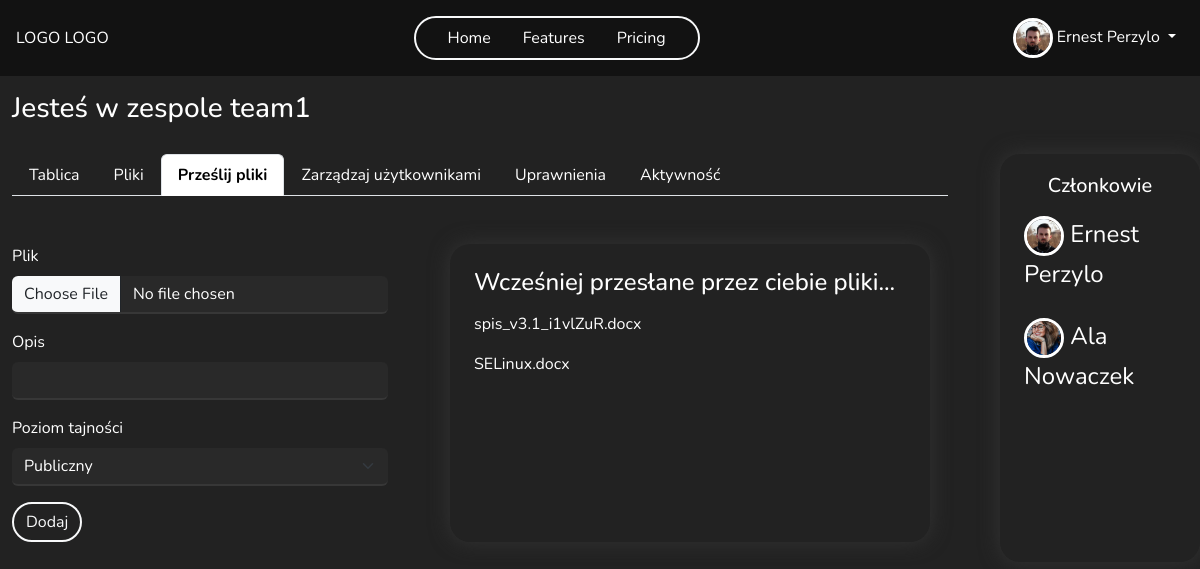
Page /team/5/add_file (signed in) on the earlier database version.
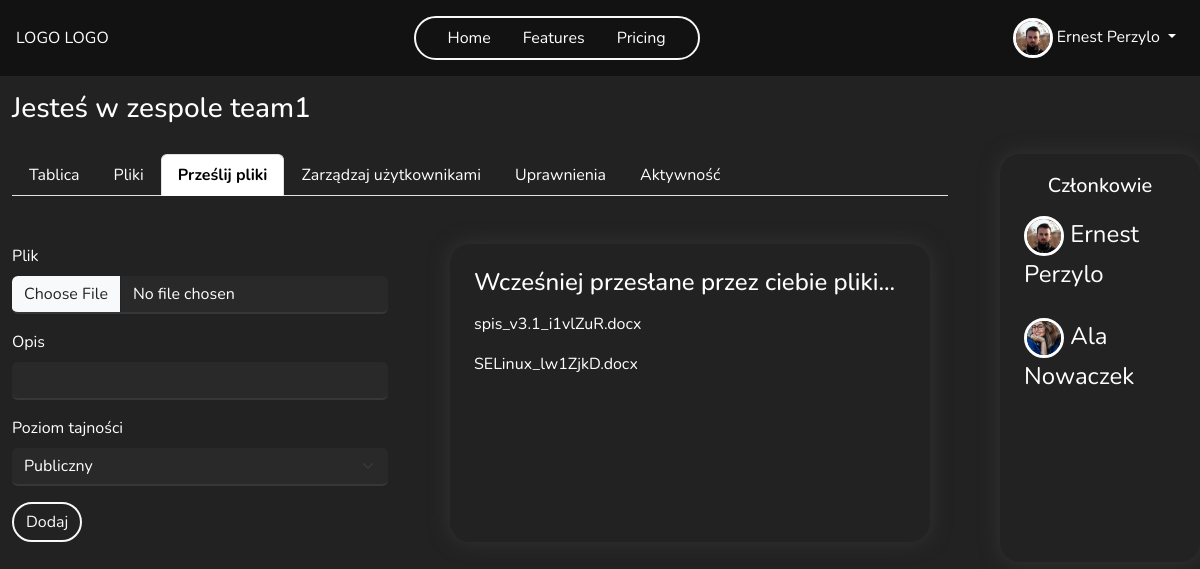
Same page on the later database version.
### main/models.py (models this page shows, shortened)
class File(models.Model):
    PRIVACY_CHOICES = [
        ('public', 'Publiczny'),
        ('confidencial', 'Poufny'),
        ('secret', 'Tajny')
    ]
    class Meta:
        permissions = [
            ('download_file', 'Can download file'),
            ('view_confidencial', 'Can view confidencial files'),
            ('edit_confidencial', 'Can edit confidencial files'),
            ('download_confidencial', 'Can download confidencial files'),
            ('view_secret', 'Can view secret files'),
            ('edit_secret', 'Can edit secret files'),
            ('download_secret', 'Can download secret files'),
        ]
    description = models.CharField(max_length=255)
    author = models.ForeignKey(User, on_delete=models.CASCADE)
    team = models.ForeignKey(Team, on_delete=models.CASCADE)
    file = models.FileField(upload_to=upload_to_team_folder, storage=gd_storage, validators=[CustomFileExtensionValidator(['pdf', 'doc', 'docx'])])
    upload_date = models.DateTimeField(default=timezone.now)
    version = models.SmallIntegerField(default=1)
    last_editor = models.ForeignKey(User, on_delete=models.SET_NULL, null=True, blank=True, related_name='last_edited_files')
    privacy_level = models.CharField(max_length=12, choices=PRIVACY_CHOICES, default='public')
    def get_file_name(self):
        return os.path.basename(self.file.name)
    def download(self, request):
        if self.team.key:
            fernet_team = self.get_team_key()
            encrypt_content = self.file.read()
            decrypted_content = fernet_team.decrypt(encrypt_content)
            mime_type, _ = guess_type(self.file.name)
            response = HttpResponse(decrypted_content, content_type=mime_type)
            response['Content-Disposition'] = f'attachment; filename="{os.path.basename(self.file.name)}"'
        return response

### main/views.py (the view)
# urls.py: path('team/<int:id>/add_file', views.team_add_file, name='team_add_file'),
@login_required
def team_add_file(request, id):
    team, members = get_team_and_members(id)
    user = request.user
    user_files = File.objects.filter(team=team, author=user)
    if request.user.is_authenticated:
        user = request.user
        user_permissions = get_user_perms(user, team)
    if request.method == 'POST':
        form = AddFileForm(request.POST or None, request.FILES or None)
        if form.is_valid():
            file = form.save(commit=False)
            file.team = team
            file.author = user
            file.save()
            TeamActivityLog.objects.create(user = user, action = f'Dodano plik - {file}', team=team)
            return redirect('team_files', id=team.id)
    else:
        form = AddFileForm()
    context = {'team':team, 'form':form, 'user_files':user_files, 'members': members, 'user':user, 'user_permissions':user_permissions}
    return render(request, 'teams/team_add_file.html', context=context)

### main/forms.py
class AddFileForm(ModelForm):
    class Meta:
        model = File
        fields = ['file', 'description', 'privacy_level']
    def __init__(self, *args, **kwargs):
        super().__init__(*args, **kwargs)
        self.fields['file'].label = 'Plik'
        self.fields['description'].label = 'Opis'
        self.fields['privacy_level'].label = 'Poziom tajności'

### main/models.py (called while the page is built)
    def get_members(self):
        return TeamMembership.objects.filter(team=self)

    def get_fullname_member(self):
        return f'{self.user.get_full_name()}'

### main/permission_tools.py (called while the page is built)
def get_user_perms(user, team):
    team_membership = TeamMembership.objects.filter(user=user, team=team).first()
    user_permissions = []
    if team_membership:
        group = team_membership.groups.first()
        if group:
            user_permissions += list(group.permissions.values_list('codename', flat=True))
    return user_permissions

### main/views.py (called while the page is built)
def get_team_and_members(id):
    team = get_object_or_404(Team, pk=id)
    members = team.get_members()
    return team, members

### main/templates/teams/team_add_file.html (shortened to what this page needs)
{% extends "teams/team_board.html" %}
{% load crispy_forms_tags %}
{% block navbar %}
    {% include 'main/navbar.html' %}
{% endblock navbar %}
{% block team-content %}
<div class="row mt-5">
    <div class="col-5">
        <form method="POST" enctype="multipart/form-data">
            {{form|crispy}}
            <button type="submit" class="btn btn-outline-light border-2 rounded-pill">Dodaj</button>
        </form>
    </div>
    <div class="col-6 p-4 my-shadow">
        <h4 class="mb-3">Wcześniej przesłane przez ciebie pliki...</h4>
        <div class="row">
            {% for file in user_files %}
              <p>{{file.get_file_name}}</p>
            {% endfor %}
        </div>
    </div>
</div>
{% endblock %}

Differences in the rows shown:
changed File: get_file_name "SELinux.docx" → "SELinux_lw1ZjkD.docx"
